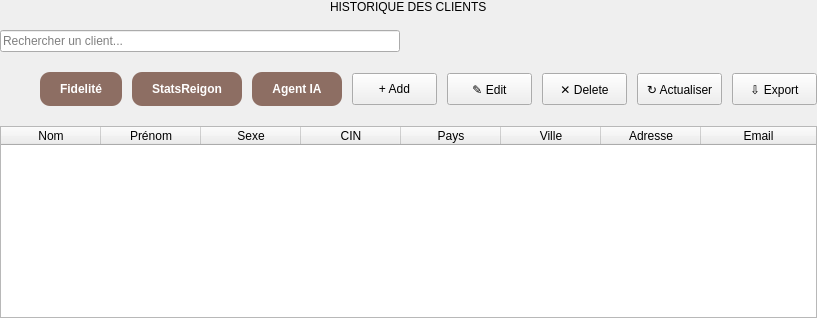
            <widget class="QWidget" name="clientPage">
             <layout class="QVBoxLayout" name="verticalLayout_8">
              <property name="spacing">
               <number>16</number>
              </property>
              <property name="leftMargin">
               <number>0</number>
              </property>
              <property name="topMargin">
               <number>0</number>
              </property>
              <property name="rightMargin">
               <number>0</number>
              </property>
              <property name="bottomMargin">
               <number>0</number>
              </property>
              <item alignment="Qt::AlignmentFlag::AlignHCenter">
               <widget class="QLabel" name="listTitle">
                <property name="text">
                 <string>HISTORIQUE DES CLIENTS</string>
                </property>
               </widget>
              </item>
              <item>
               <widget class="QLineEdit" name="searchBoxClient">
                <property name="minimumSize">
                 <size>
                  <width>400</width>
                  <height>0</height>
                 </size>
                </property>
                <property name="maximumSize">
                 <size>
                  <width>400</width>
                  <height>16777215</height>
                 </size>
                </property>
                <property name="placeholderText">
                 <string>Rechercher un client...</string>
                </property>
               </widget>
              </item>
              <item>
               <widget class="QWidget" name="clientButtonsWidget" native="true">
                <property name="minimumSize">
                 <size>
                  <width>0</width>
                  <height>42</height>
                 </size>
                </property>
                <property name="maximumSize">
                 <size>
                  <width>16777215</width>
                  <height>42</height>
                 </size>
                </property>
                <layout class="QHBoxLayout" name="horizontalLayout_6">
                 <property name="spacing">
                  <number>10</number>
                 </property>
                 <property name="leftMargin">
                  <number>0</number>
                 </property>
                 <property name="topMargin">
                  <number>0</number>
                 </property>
                 <property name="rightMargin">
                  <number>0</number>
                 </property>
                 <property name="bottomMargin">
                  <number>0</number>
                 </property>
                 <item>
                  <spacer name="horizontalSpacer_4">
                   <property name="orientation">
                    <enum>Qt::Orientation::Horizontal</enum>
                   </property>
                   <property name="sizeHint" stdset="0">
                    <size>
                     <width>40</width>
                     <height>20</height>
                    </size>
                   </property>
                  </spacer>
                 </item>
                 <item>
                  <widget class="QPushButton" name="btnFidelityClassification">
                   <property name="styleSheet">
                    <string notr="true">QPushButton {
  background-color: #8D6E63;
  color: white;
  border: none;
  border-radius: 10px;
  padding: 10px 20px;
  font-family: Arial, sans-serif;
  font-size: 12px;
  font-weight: bold;
  text-align: center;
}

QPushButton:hover {
  background-color: #A98273;
}
</string>
                   </property>
                   <property name="text">
                    <string>Fidelité</string>
                   </property>
                  </widget>
                 </item>
                 <item>
                  <widget class="QPushButton" name="btnStatsByRegion">
                   <property name="styleSheet">
                    <string notr="true">QPushButton {
  background-color: #8D6E63;
  color: white;
  border: none;
  border-radius: 10px;
  padding: 10px 20px;
  font-family: Arial, sans-serif;
  font-size: 12px;
  font-weight: bold;
  text-align: center;
}

QPushButton:hover {
  background-color: #A98273;
}
</string>
                   </property>
                   <property name="text">
                    <string>StatsReigon</string>
                   </property>
                  </widget>
                 </item>
                 <item>
                  <widget class="QPushButton" name="btnAIAgent">
                   <property name="styleSheet">
                    <string notr="true">QPushButton {
  background-color: #8D6E63;
  color: white;
  border: none;
  border-radius: 10px;
  padding: 10px 20px;
  font-family: Arial, sans-serif;
  font-size: 12px;
  font-weight: bold;
  text-align: center;
}

QPushButton:hover {
  background-color: #A98273;
}
</string>
                   </property>
                   <property name="text">
                    <string>Agent IA</string>
                   </property>
                  </widget>
                 </item>
                 <item>
                  <widget class="QPushButton" name="btnAddClient">
                   <property name="minimumSize">
                    <size>
                     <width>85</width>
                     <height>32</height>
                    </size>
                   </property>
                   <property name="text">
                    <string>+ Add</string>
                   </property>
                  </widget>
                 </item>
                 <item>
                  <widget class="QPushButton" name="btnEditClient">
                   <property name="minimumSize">
                    <size>
                     <width>85</width>
                     <height>32</height>
                    </size>
                   </property>
                   <property name="text">
                    <string>✎ Edit</string>
                   </property>
                  </widget>
                 </item>
                 <item>
                  <widget class="QPushButton" name="btnDeleteClient">
                   <property name="minimumSize">
                    <size>
                     <width>85</width>
                     <height>32</height>
                    </size>
                   </property>
                   <property name="text">
                    <string>✕ Delete</string>
                   </property>
                  </widget>
                 </item>
                 <item>
                  <widget class="QPushButton" name="btnRefreshClient">
                   <property name="minimumSize">
                    <size>
                     <width>85</width>
                     <height>32</height>
                    </size>
                   </property>
                   <property name="text">
                    <string>↻ Actualiser</string>
                   </property>
                  </widget>
                 </item>
                 <item>
                  <widget class="QPushButton" name="btnExportClient">
                   <property name="minimumSize">
                    <size>
                     <width>85</width>
                     <height>32</height>
                    </size>
                   </property>
                   <property name="text">
                    <string>⇩ Export</string>
                   </property>
                  </widget>
                 </item>
                </layout>
               </widget>
              </item>
              <item>
               <widget class="QTableWidget" name="clientTable">
                <property name="enabled">
                 <bool>true</bool>
                </property>
                <property name="editTriggers">
                 <set>QAbstractItemView::EditTrigger::NoEditTriggers</set>
                </property>
                <property name="alternatingRowColors">
                 <bool>true</bool>
                </property>
                <property name="selectionBehavior">
                 <enum>QAbstractItemView::SelectionBehavior::SelectRows</enum>
                </property>
                <property name="showGrid">
                 <bool>true</bool>
                </property>
                <property name="sortingEnabled">
                 <bool>true</bool>
                </property>
                <attribute name="horizontalHeaderStretchLastSection">
                 <bool>true</bool>
                </attribute>
                <column>
                 <property name="text">
                  <string>Nom</string>
                 </property>
                </column>
                <column>
                 <property name="text">
                  <string>Prénom</string>
                 </property>
                </column>
                <column>
                 <property name="text">
                  <string>Sexe</string>
                 </property>
                </column>
                <column>
                 <property name="text">
                  <string>CIN</string>
                 </property>
                </column>
                <column>
                 <property name="text">
                  <string>Pays</string>
                 </property>
                </column>
                <column>
                 <property name="text">
                  <string>Ville</string>
                 </property>
                </column>
                <column>
                 <property name="text">
                  <string>Adresse</string>
                 </property>
                </column>
                <column>
                 <property name="text">
                  <string>Email</string>
                 </property>
                </column>
               </widget>
              </item>
             </layout>
            </widget>
